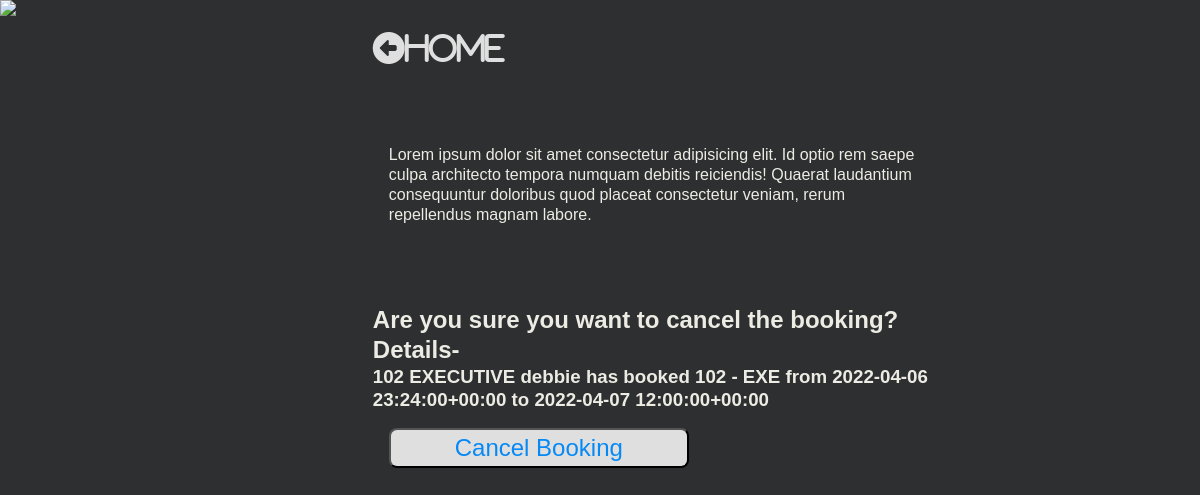
The page /booking/cancel/10/ on the database its author committed.
### hotel/models.py (models this page shows, shortened)
class Booking(models.Model):
    user = models.ForeignKey(settings.AUTH_USER_MODEL, on_delete=models.CASCADE)
    room = models.ForeignKey(Room, on_delete=models.CASCADE)
    check_in = models.DateTimeField()
    check_out = models.DateTimeField()
    def __str__(self):
        return f"{self.user} has booked {self.room} from {self.check_in} to {self.check_out}"
    def get_room_category(self):
        room_categories = dict(self.room.ROOM_CATEGORIES)
        room_category = room_categories.get(self.room.category)
        return room_category

class Room(models.Model):
    ROOM_CATEGORIES=(
        ('EXE', 'EXECUTIVE'),
        ('DEL', 'DELUXE'),
        ('PRE', 'PREMIUM'),
        ('STD', 'STANDARD'),
        ('PNT', 'PENTHOUSE')
    )
    number = models.IntegerField()
    category = models.CharField(max_length=3, choices=ROOM_CATEGORIES)
    beds = models.IntegerField()
    capacity = models.IntegerField()
    def __str__(self):
        return f"{self.number} - {self.category}"

### hotel/views.py (the view)
# urls.py: path('booking/cancel/<pk>/', CancelBookingView.as_view(), name="CancelBookingView")
class CancelBookingView(DeleteView):
    model = Booking
    template_name = "hotel/booking_cancel_view.html"
    success_url = reverse_lazy('BookingListView')

### hotel/templates/hotel/booking_cancel_view.html (shortened to what this page needs)
{% load static %}
<!DOCTYPE html>
<html lang="en">
<head>
    <link rel="stylesheet" href="{% static 'hotel/css/room_detail_view.css' %}">
</head>
<body>
    <div class="content">
        <div class="image">
            <img
                src="https://images.unsplash.com/photo-1519710164239-da123dc03ef4?ixlib=rb-1.2.1&ixid=eyJhcHBfaWQiOjEyMDd9&auto=format&fit=crop&w=500&q=60">
        </div>
        <div class="room">
            <div class="home">
                <a href="{% url 'RoomListView' %}"><i class="fas fa-arrow-alt-circle-left">Home</i></a>
            </div>
            <div class="room-info">
                <p>Lorem ipsum dolor sit amet consectetur adipisicing elit. Id optio rem saepe culpa architecto tempora
                    numquam debitis reiciendis! Quaerat laudantium consequuntur doloribus quod placeat consectetur
                    veniam,
                    rerum repellendus magnam labore. </p>
            </div>
            <form id="booking-form" action="" method="POST">
                <h2>Are you sure you want to cancel the booking? Details- </h2>
                <h3>{{ booking.room.number}} {{ booking.get_room_category }} {{ booking }}</h3>
                <div class="input-div">
                    <button type="submit">Cancel Booking</button>
                </div>
            </form>
        </div>
    </div>
</body>
</html>

### hotel/static/hotel/css/room_detail_view.css (style rules this page uses)
* { padding:0; margin:0; box-sizing: border-box; }
body { background-color: rgb(46, 47, 48); color: rgb(236, 235, 228); font-family: sans-serif; line-height: 1.25; height: 100vh; }
.content { display: flex; flex-direction: row; flex-wrap: wrap; width:100%; justify-content: left; }
.image { flex: 0.3; }
.room { flex:0.5; margin: 2rem; display:flex; text-align: left; align-items: start; flex-direction: column; }
.home { flex: 0.2; }
.room-info { flex: 0.4; margin: 5rem 1rem; }
form { display: flex; flex: 0.4 1 auto; flex-direction: column; }
.image img { flex:1; max-height: 99.2vh; }
i { color:#dfdfdf; font-size: 2rem; }
.input-div { flex: 1 1 auto; margin:1rem; display: flex; flex-direction: column; justify-content: space-between; }
input, button { flex:1; width:300px; border-radius: 0.5rem; line-height: 1.5; font-size: 1.5rem; color: #555; }
button { background-color: #dfdfdf; color:rgb(6, 137, 245); outline:none; }

### rows shown on the page
Booking: room.number "102", get_room_category "EXECUTIVE", user+room+check_in "debbie has booked 102 - EXE from 2022-04-06 23:24:00+00:00 to 2022-04-07 12:00:00+00:00"
